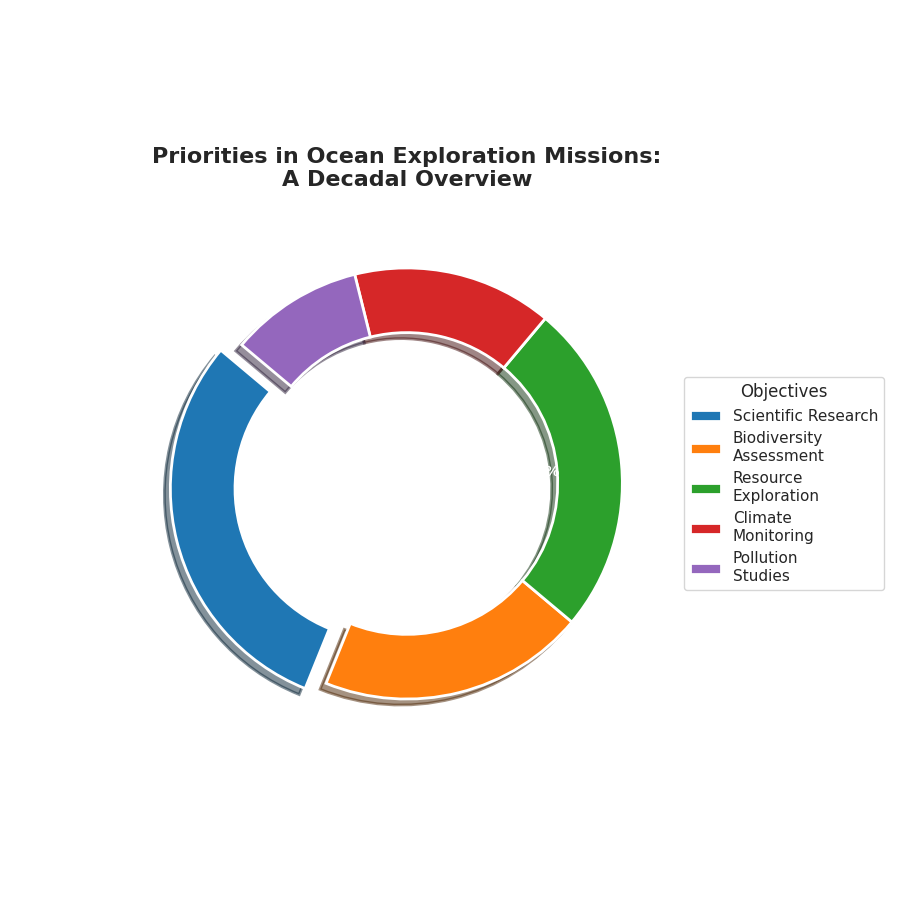

Write the Python code that produced this figure.
import matplotlib.pyplot as plt

objectives = ['Scientific Research', 'Biodiversity\nAssessment', 'Resource\nExploration', 'Climate\nMonitoring', 'Pollution\nStudies']
proportions = [30, 20, 25, 15, 10]
new_colors = ['#1f77b4', '#ff7f0e', '#2ca02c', '#d62728', '#9467bd']
explode = (0.1, 0, 0, 0, 0)

fig, ax = plt.subplots(figsize=(9, 9))
wedges, texts, autotexts = ax.pie(
    proportions, 
    labels=objectives, 
    autopct='%1.1f%%', 
    startangle=140, 
    colors=new_colors, 
    explode=explode,
    shadow=True,
    textprops=dict(color="w"),
    wedgeprops=dict(width=0.3, edgecolor='w', linewidth=2)
)

plt.title("Priorities in Ocean Exploration Missions:\nA Decadal Overview", fontsize=16, fontweight='bold', pad=20)
plt.setp(autotexts, size=10, weight="bold")

ax.legend(wedges, objectives, title="Objectives", loc="center left", bbox_to_anchor=(1, 0, 0.5, 1))
fig.tight_layout()

plt.show()
